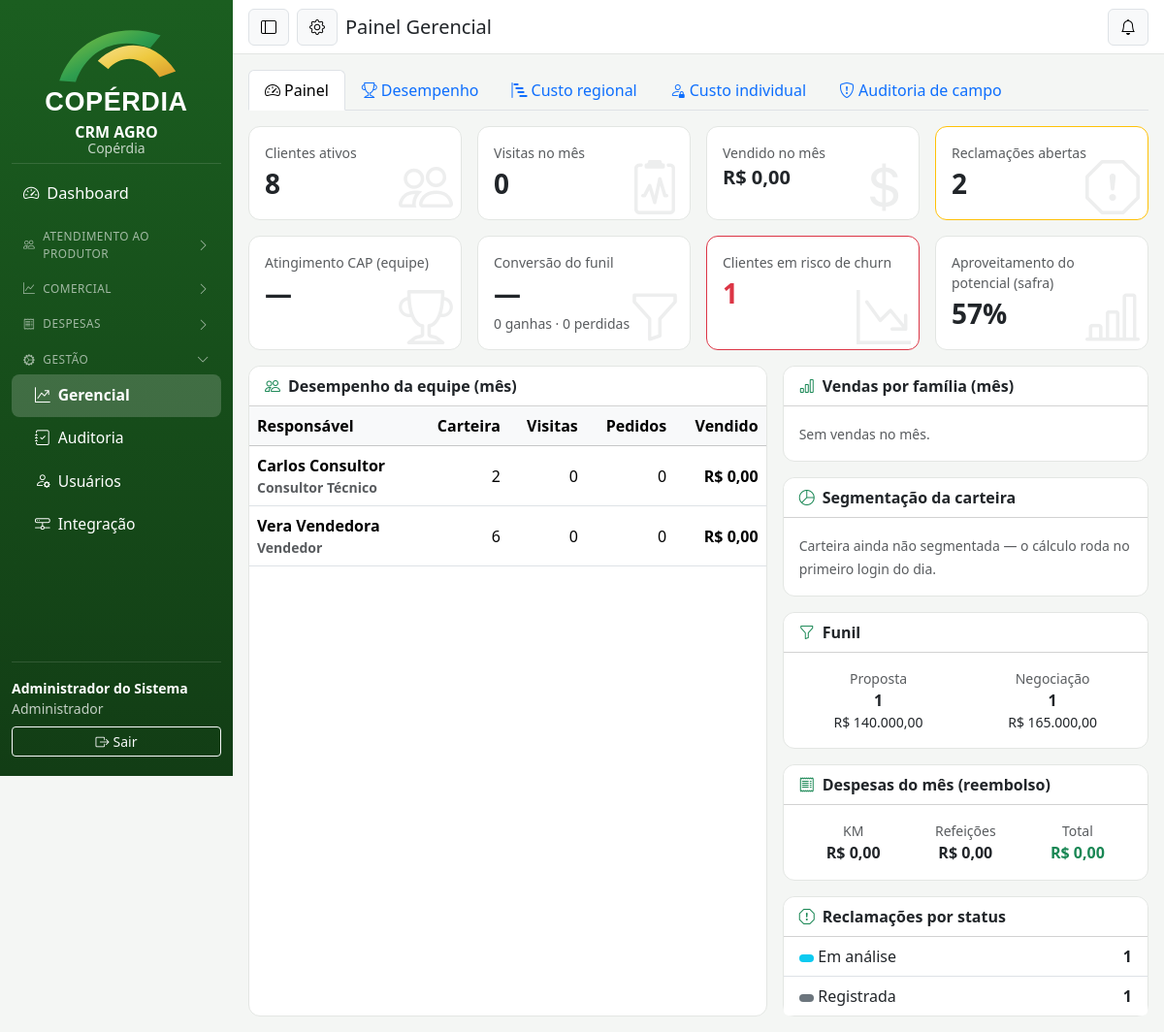
The page /index.php?r=gerencial (signed in) on the database its author committed.
### tables this page shows
CREATE TABLE safras (
  id INT AUTO_INCREMENT PRIMARY KEY,
  nome VARCHAR(20) NOT NULL,
  data_inicio DATE NOT NULL,
  data_fim DATE NOT NULL,
  atual TINYINT(1) NOT NULL DEFAULT 0
);

CREATE TABLE usuarios (
  id INT AUTO_INCREMENT PRIMARY KEY,
  nome VARCHAR(120) NOT NULL,
  email VARCHAR(160) NOT NULL UNIQUE,
  senha_hash VARCHAR(255) NOT NULL,
  perfil ENUM('Administrador','Gestor Comercial','Gestor Técnico','Consultor Técnico','Vendedor','Analista','Produtor') NOT NULL,
  telefone VARCHAR(30),
  categoria_reembolso_id INT NULL COMMENT 'categoria de reembolso de despesas (KM/refeições)',
  cliente_id INT NULL COMMENT 'produtor vinculado (perfil Produtor — portal)',
  cod_vendedor INT NULL COMMENT 'código do vendedor no ERP/CAP (vincula as cargas do Qlik)',
  ativo TINYINT(1) NOT NULL DEFAULT 1,
  trocar_senha TINYINT(1) NOT NULL DEFAULT 0 COMMENT '1 = deve definir nova senha no próximo acesso',
  criado_em DATETIME NOT NULL DEFAULT CURRENT_TIMESTAMP
);

### app/Views/gerencial.php (the view, shortened to what the rows shown need)
<div class="row g-3 mb-3">
  <div class="col-6 col-md-3"><div class="card indicador h-100"><div class="card-body">
    <div class="text-muted small">Conversão do funil</div>
    <div class="fs-3 fw-bold"><?= $kpis['funil_conversao'] !== null ? $kpis['funil_conversao'] . '%' : '—' ?></div>
    <div class="small text-muted"><?= $kpis['funil_ganhas'] ?> ganhas · <?= $kpis['funil_perdidas'] ?> perdidas</div>
    <i class="bi bi-funnel icone-fundo"></i></div></div></div>
  <div class="col-6 col-md-3"><div class="card indicador h-100 <?= $kpis['clientes_churn'] > 0 ? 'border-danger' : '' ?>"><div class="card-body">
    <div class="text-muted small">Clientes em risco de churn</div>
    <div class="fs-3 fw-bold text-<?= $kpis['clientes_churn'] > 0 ? 'danger' : 'body' ?>"><?= numero($kpis['clientes_churn']) ?></div>
    <i class="bi bi-graph-down-arrow icone-fundo"></i></div></div></div>
</div>
<div class="row g-3">
  <div class="col-lg-7">
    <div class="card h-100">
      <div class="table-responsive"><table class="table table-hover align-middle mb-0">
        <thead class="table-light"><tr><th>Responsável</th><th class="text-end">Carteira</th><th class="text-end">Visitas</th><th class="text-end">Pedidos</th><th class="text-end">Vendido</th></tr></thead>
        <tbody>
          <?php foreach ($equipe as $u): ?>
          <tr><td class="fw-semibold"><?= e($u['nome']) ?><div class="small text-muted"><?= e($u['perfil']) ?></div></td>
            <td class="text-end"><?= numero($u['carteira']) ?></td>
            <td class="text-end"><?= numero($u['visitas_mes']) ?></td>
            <td class="text-end"><?= numero($u['pedidos_mes']) ?></td>
            <td class="text-end fw-semibold"><?= moeda($u['vendido_mes']) ?></td></tr>
          <?php endforeach; ?>
        </tbody>
      </table></div>
    </div>
  </div>
</div>

### rows shown on the page
safras: atual "0", id "1"
usuarios: nome "Carlos Consultor", perfil "Consultor Técnico", carteira "2", visitas_mes "0", pedidos_mes "0", vendido_mes "R$ 0,00"
usuarios: nome "Vera Vendedora", perfil "Vendedor", carteira "6", visitas_mes "0", pedidos_mes "0", vendido_mes "R$ 0,00"

### other values the page prints
$rotulo "Dashboard"
$gLabel "ATENDIMENTO AO PRODUTOR"
$gLabel "COMERCIAL"
$gLabel "DESPESAS"
$gLabel "GESTÃO"
$rotulo "Gerencial"
$rotulo "Auditoria"
$rotulo "Usuários"
$rotulo "Integração"
Auth::usuario()['nome'] "Administrador do Sistema"
Auth::perfil() "Administrador"
$titulo "Painel Gerencial"
numero($totais['clientes']) "8"
numero($totais['visitas']) "0"
moeda($totais['vendido']) "R$ 0,00"
